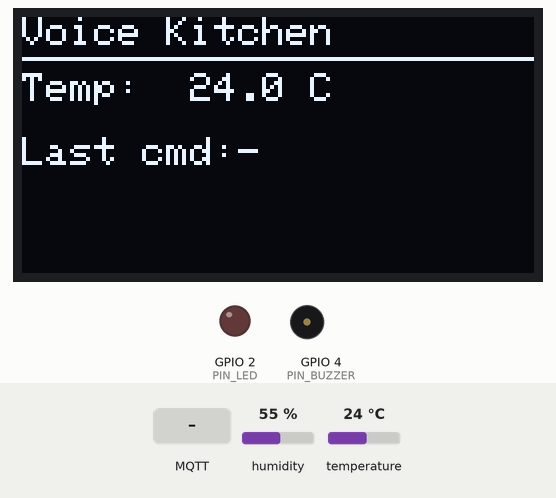
Simulated run of this sketch. Board: ESP32. Parts: 128×64 one-colour display, output pins drawn as LEDs (lit = HIGH), buzzer (waves = sounding). Inputs (shaded band) come from the test bench; at power-on: temperature 24 °C, humidity 55 %. WiFi joins after 1.5 s; servers stay silent unless stated; no MQTT or app messages arrive unless stated; what the sketch prints to the serial monitor is not drawn.

Above: at 5.6 s.
5.7 s: MQTT message "alert" arrives on the first subscribed topic
At 6.4 s:
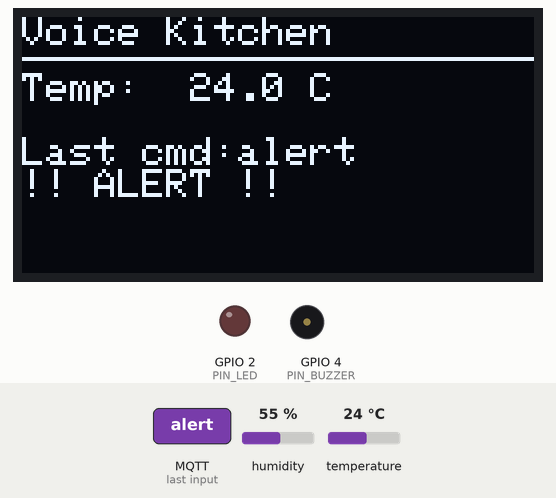
7.4 s: MQTT message "start" arrives on the first subscribed topic
At 7.8 s:
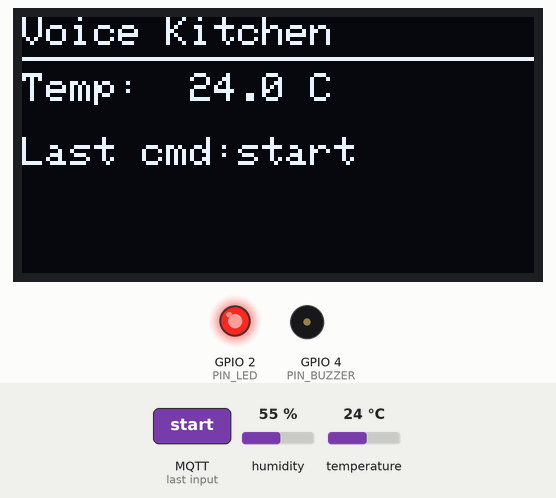
9.0 s: MQTT message "next" arrives on the first subscribed topic
At 10.3 s:
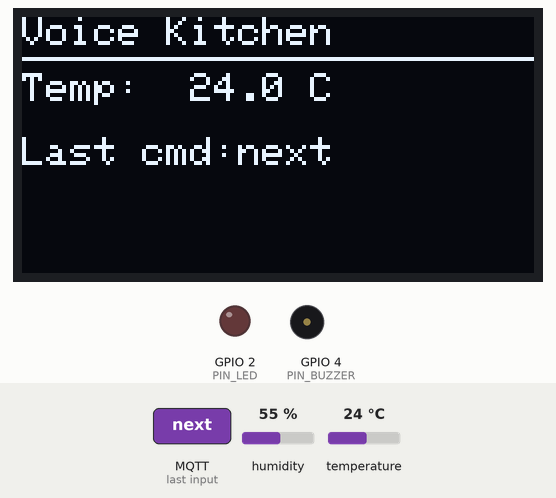
10.6 s: MQTT message "on" arrives on the first subscribed topic
At 11.4 s:
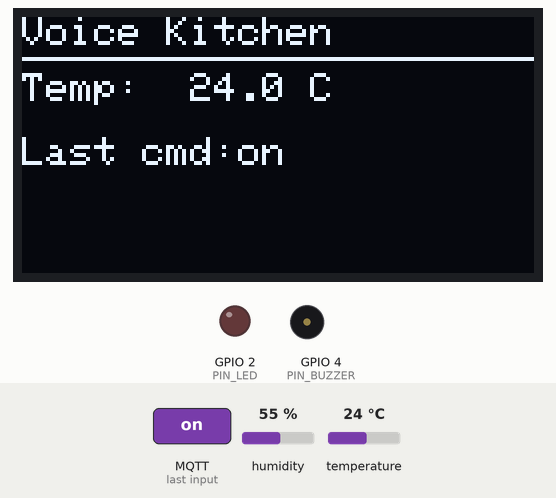
12.1 s: MQTT message "off" arrives on the first subscribed topic
At 12.8 s:
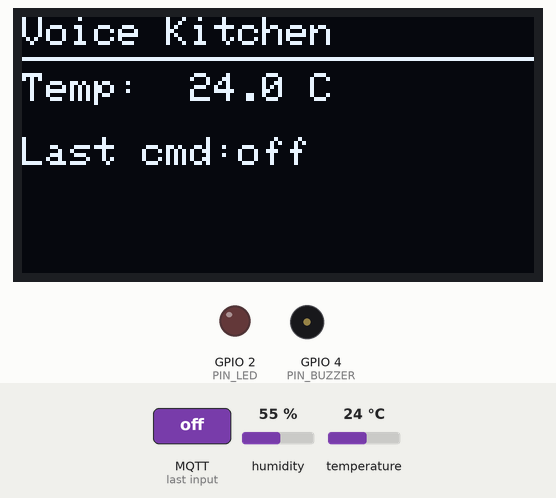
13.6 s: temperature set to 12 °C
At 16.3 s:
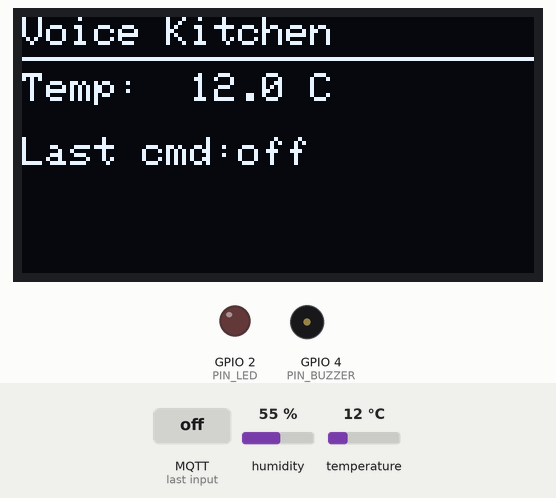
Timing chart, 0 to 17.5 s (numbered marks = the images above; inputs shaded):
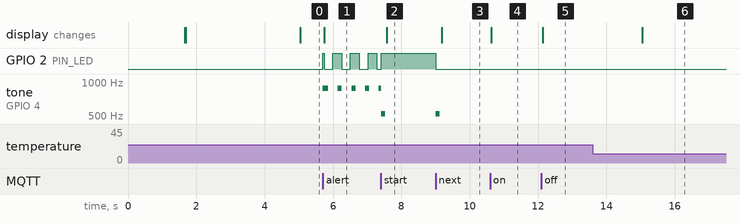

Measured:
- after the input at 5.7 s, GPIO 2 (PIN_LED): LOW → HIGH at once, then repeats every 0.51 s: LOW 0.26 s, HIGH 0.26 s; tone on GPIO 4 (PIN_BUZZER): alternates 880 Hz for 0.12 s and silent for 0.28 s, starting at once; the display: changes at once (image 1)
- after the input at 7.4 s, the display: changes after 0.17 s (image 2)
- after the input at 9.0 s, GPIO 2 (PIN_LED): HIGH → LOW at once; tone on GPIO 4 (PIN_BUZZER): silent → 523 Hz at once, → silent 0.12 s later; the display: changes after 0.18 s (image 3)
- after the input at 10.6 s, the display: changes at once (image 4)
- after the input at 12.1 s, the display: changes at once (image 5)
- after the input at 13.6 s, the display: changes after 1.4 s (image 6)

The sketch:

esp32_wokwi.ino
```cpp
/**
 * Voice Kitchen Assistant — ESP32 Wokwi controller
 *
 * Hardware (see diagram.json):
 *   DHT22  GPIO 15
 *   OLED   I2C SDA 21, SCL 22 (SSD1306 0x3C)
 *   LED    GPIO 2
 *   Buzzer GPIO 4
 *
 * MQTT (test.mosquitto.org:1883):
 *   kitchen/temperature  publish JSON every 5 s
 *   kitchen/command      subscribe: start | next | alert
 *   kitchen/status       publish JSON status
 */

#include <WiFi.h>
#include <PubSubClient.h>
#include <Wire.h>
#include <Adafruit_GFX.h>
#include <Adafruit_SSD1306.h>
#include "DHTesp.h"

// --- Pins ---
static const int PIN_DHT = 15;
static const int PIN_LED = 2;
static const int PIN_BUZZER = 4;
static const int I2C_SDA = 21;
static const int I2C_SCL = 22;

// --- WiFi (Wokwi simulation) ---
static const char *WIFI_SSID = "Wokwi-GUEST";
static const char *WIFI_PASS = "";

// --- MQTT ---
// Brokers públicos — o Wokwi tenta em ordem até um conectar
static const char *MQTT_BROKERS[] = {
    "test.mosquitto.org",
    "mqtt.eclipseprojects.io",
    "broker.emqx.io",
};
static const size_t MQTT_BROKER_COUNT =
    sizeof(MQTT_BROKERS) / sizeof(MQTT_BROKERS[0]);
static const uint16_t MQTT_PORT = 1883;
static const char *MQTT_CLIENT_ID = "voice-kitchen-wokwi";
static const char *TOPIC_TEMP = "kitchen/temperature";
static const char *TOPIC_CMD = "kitchen/command";
static const char *TOPIC_STATUS = "kitchen/status";

// --- OLED ---
static const int SCREEN_W = 128;
static const int SCREEN_H = 64;
static Adafruit_SSD1306 display(SCREEN_W, SCREEN_H, &Wire, -1);

static DHTesp dht;
static WiFiClient wifiClient;
static PubSubClient mqtt(wifiClient);

static String lastCommand = "-";
static unsigned long lastTempMs = 0;
static const unsigned long TEMP_INTERVAL_MS = 5000;

static bool ledOn = false;
static bool alertMode = false;
static unsigned long lastAlertBeepMs = 0;
static uint8_t mqttBrokerIndex = 0;
static unsigned long lastMqttAttemptMs = 0;

static void connectWiFi();
static void connectMQTT();
static bool testTcp(const char *host, uint16_t port);
static void mqttCallback(char *topic, byte *payload, unsigned int length);
static void handleCommand(const String &cmd);
static void publishTemperature();
static void publishStatus(const char *status);
static void refreshOled(float tempC);
static void beepAck();
static bool readDht(TempAndHumidity &reading);

void setup() {
  Serial.begin(115200);
  delay(100);

  pinMode(PIN_LED, OUTPUT);
  pinMode(PIN_BUZZER, OUTPUT);
  digitalWrite(PIN_LED, LOW);
  noTone(PIN_BUZZER);

  mqtt.setCallback(mqttCallback);
  mqtt.setBufferSize(256);
  mqtt.setKeepAlive(60);
  mqtt.setSocketTimeout(10);

  connectWiFi();
  connectMQTT();

  Wire.begin(I2C_SDA, I2C_SCL);
  if (!display.begin(SSD1306_SWITCHCAPVCC, 0x3C)) {
    Serial.println(F("SSD1306 init failed"));
    for (;;)
      delay(1000);
  }

  display.clearDisplay();
  display.setTextSize(1);
  display.setTextColor(SSD1306_WHITE);
  display.setCursor(0, 0);
  display.println(F("Voice Kitchen"));
  display.println(F("Booting..."));
  display.display();

  dht.setup(PIN_DHT, DHTesp::DHT22);

  if (mqtt.connected()) {
    publishStatus("online");
  }
  refreshOled(NAN);
}

void loop() {
  if (WiFi.status() != WL_CONNECTED) {
    connectWiFi();
  }
  if (!mqtt.connected()) {
    connectMQTT();
  }
  mqtt.loop();

  const unsigned long now = millis();

  if (now - lastTempMs >= TEMP_INTERVAL_MS) {
    lastTempMs = now;
    publishTemperature();
  }

  if (alertMode) {
    if (now - lastAlertBeepMs >= 400) {
      lastAlertBeepMs = now;
      tone(PIN_BUZZER, 880, 120);
    }
    static unsigned long lastBlinkMs = 0;
    if (now - lastBlinkMs >= 250) {
      lastBlinkMs = now;
      ledOn = !ledOn;
      digitalWrite(PIN_LED, ledOn ? HIGH : LOW);
    }
  }

  delay(10); // recomendado pelo Wokwi para rede simulada
}

static void mqttCallback(char *topic, byte *payload, unsigned int length) {
  String msg;
  msg.reserve(length + 1);
  for (unsigned int i = 0; i < length; i++) {
    msg += static_cast<char>(payload[i]);
  }
  msg.trim();
  msg.toLowerCase();
  handleCommand(msg);
}

static void handleCommand(const String &cmd) {
  lastCommand = cmd;
  Serial.printf("MQTT cmd: %s\n", cmd.c_str());

  if (cmd == "start") {
    alertMode = false;
    noTone(PIN_BUZZER);
    ledOn = true;
    digitalWrite(PIN_LED, HIGH);
    beepAck();
    publishStatus("started");
  } else if (cmd == "next") {
    alertMode = false;
    noTone(PIN_BUZZER);
    ledOn = !ledOn;
    digitalWrite(PIN_LED, ledOn ? HIGH : LOW);
    beepAck();
    publishStatus("next");
  } else if (cmd == "alert") {
    alertMode = true;
    ledOn = true;
    digitalWrite(PIN_LED, HIGH);
    tone(PIN_BUZZER, 880, 300);
    publishStatus("alert");
  } else {
    publishStatus("unknown_command");
  }

  TempAndHumidity reading;
  refreshOled(readDht(reading) ? reading.temperature : NAN);
}

static bool readDht(TempAndHumidity &reading) {
  reading = dht.getTempAndHumidity();
  return dht.getStatus() == DHTesp::ERROR_NONE;
}

static void publishTemperature() {
  TempAndHumidity reading;
  if (!readDht(reading)) {
    Serial.println(F("DHT22 read failed"));
    publishStatus("dht_error");
    return;
  }

  char payload[80];
  snprintf(payload, sizeof(payload), "{\"temperature\":%.1f,\"humidity\":%.1f}",
           reading.temperature, reading.humidity);
  mqtt.publish(TOPIC_TEMP, payload);
  Serial.printf("Published %s\n", payload);

  refreshOled(reading.temperature);
}

static void publishStatus(const char *status) {
  char payload[96];
  snprintf(payload, sizeof(payload),
           "{\"status\":\"%s\",\"last_command\":\"%s\"}", status,
           lastCommand.c_str());
  mqtt.publish(TOPIC_STATUS, payload);
}

static void refreshOled(float tempC) {
  display.clearDisplay();
  display.setCursor(0, 0);
  display.println(F("Voice Kitchen"));
  display.drawLine(0, 10, 127, 10, SSD1306_WHITE);
  display.setCursor(0, 14);
  if (isnan(tempC)) {
    display.println(F("Temp:  --.- C"));
  } else {
    display.printf("Temp: %5.1f C\n", tempC);
  }
  display.println();
  display.print(F("Last cmd:"));
  display.println(lastCommand);
  if (alertMode) {
    display.println(F("!! ALERT !!"));
  }
  display.display();
}

static void beepAck() {
  tone(PIN_BUZZER, 523, 120);
  delay(130);
  noTone(PIN_BUZZER);
}

static void connectWiFi() {
  if (WiFi.status() == WL_CONNECTED) {
    return;
  }
  Serial.printf("WiFi: connecting to %s\n", WIFI_SSID);
  WiFi.mode(WIFI_STA);
  WiFi.begin(WIFI_SSID, WIFI_PASS, 6);

  uint8_t attempts = 0;
  while (WiFi.status() != WL_CONNECTED && attempts < 40) {
    delay(250);
    Serial.print('.');
    attempts++;
  }
  Serial.println();
  if (WiFi.status() == WL_CONNECTED) {
    Serial.print(F("WiFi OK, IP: "));
    Serial.println(WiFi.localIP());
  } else {
    Serial.println(F("WiFi failed"));
  }
}

static bool testTcp(const char *host, uint16_t port) {
  WiFiClient probe;
  Serial.printf("TCP test %s:%u ... ", host, port);
  const bool ok = probe.connect(host, port, 8000);
  Serial.println(ok ? F("OK") : F("FAIL"));
  probe.stop();
  return ok;
}

static void connectMQTT() {
  if (mqtt.connected()) {
    return;
  }

  const unsigned long now = millis();
  if (now - lastMqttAttemptMs < 3000) {
    return;
  }
  lastMqttAttemptMs = now;

  if (WiFi.status() != WL_CONNECTED) {
    Serial.println(F("MQTT: aguardando WiFi"));
    return;
  }

  const char *broker = MQTT_BROKERS[mqttBrokerIndex];
  mqtt.setServer(broker, MQTT_PORT);
  testTcp(broker, MQTT_PORT);

  Serial.printf("MQTT: %s as %s\n", broker, MQTT_CLIENT_ID);
  if (mqtt.connect(MQTT_CLIENT_ID)) {
    Serial.println(F("MQTT connected"));
    mqtt.subscribe(TOPIC_CMD);
    publishStatus("mqtt_connected");
    return;
  }

  Serial.printf("MQTT failed, rc=%d\n", mqtt.state());
  mqttBrokerIndex = (mqttBrokerIndex + 1) % MQTT_BROKER_COUNT;
}
```
